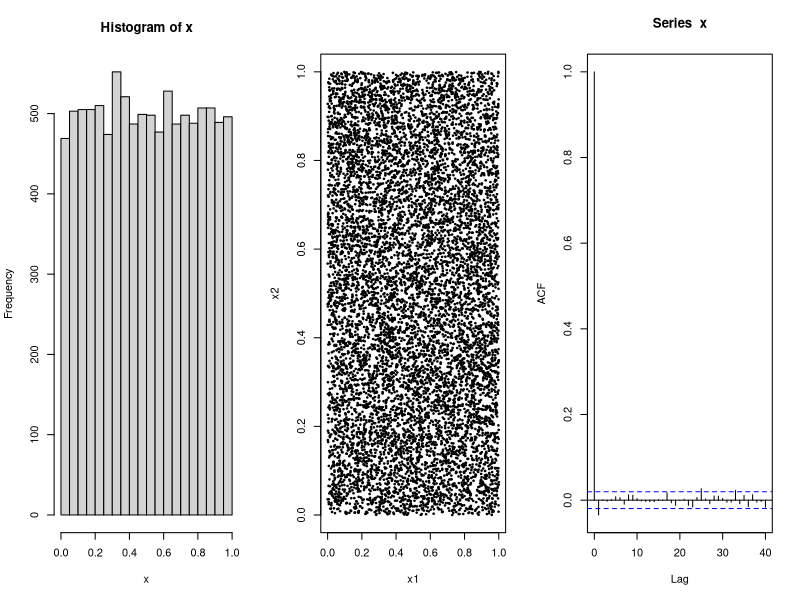
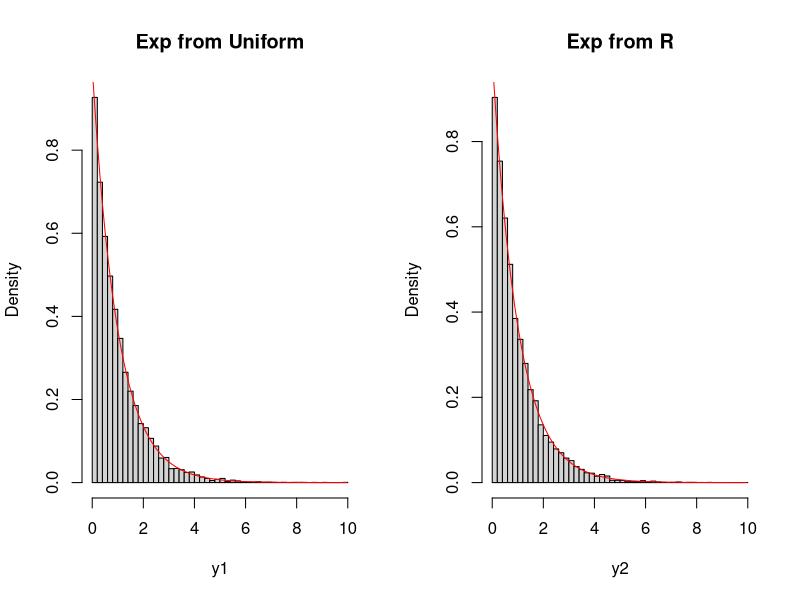
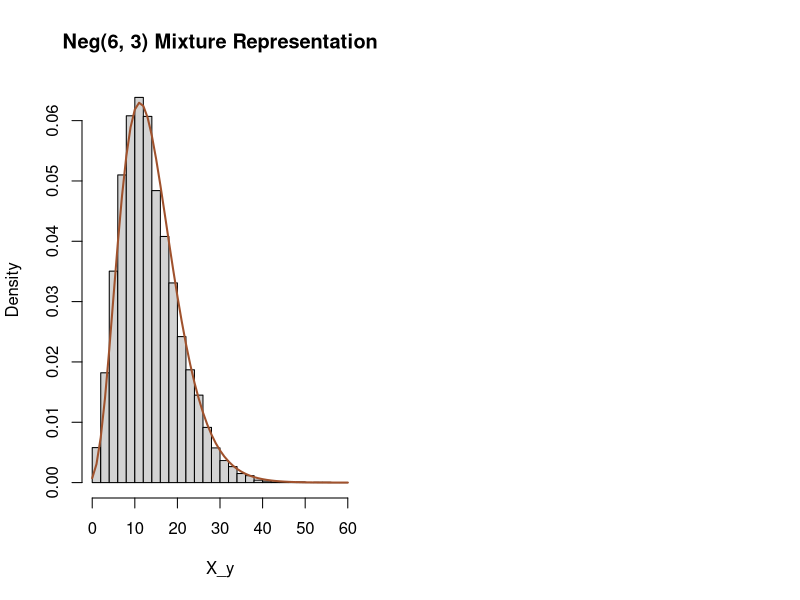
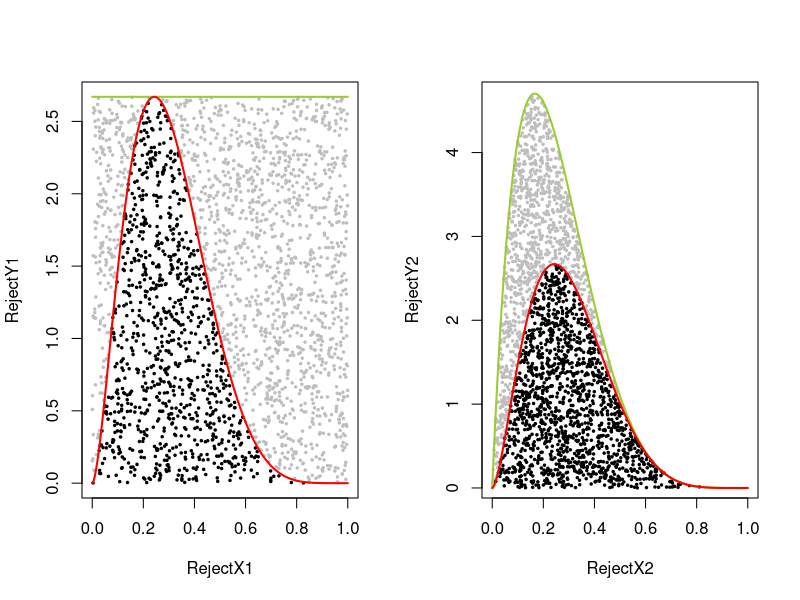

Generate these figures, in order, with R:
## 2.1
N = 10^4
x = runif(N)
x1 = x[-1]
x2 = x[-N]

par(mfrow=c(1, 3))
hist(x)
plot(x1, x2, pch=20, cex=0.5)
acf(x)


## 2.2
N = 10^4
x = runif(N)
y1 = -log(1-x)
y2 = rexp(N)
M = max(y1, y2)
X = seq(0, M, 0.01)
Y = dexp(X)

par(mfrow=c(1,2))
breaks = seq(0, M+0.2, 0.2)
hist(y1, freq=F, main="Exp from Uniform", breaks=breaks)
lines(X, Y, type='l', col='red')
hist(y2, freq=F, main="Exp from R", breaks=breaks)
lines(X, Y, type='l', col='red')


## 2.3
N = 10^4
n = 6
p = 0.3
y = rgamma(N, n, scale=(1-p)/p)
X_y = rpois(N, y)

X = seq(0, 60, 1)
hist(X_y, freq=FALSE, breaks=seq(0, 60, 2), main="Neg(6, 3) Mixture Representation")
lines(X, dnbinom(X, n, p), lwd=2, col="sienna")


## 2.4 
N = 2500
f = function(x) { dbeta(x, 2.7, 6.3) }
X = seq(0, 1, 0.001)
U = runif(N)

X1 = runif(N)
g1 = function(x) { dunif(x) }
f_g1 <- function(x) { f(x) / g1(x) }
M1 = optimize(f_g1, c(0, 1), maximum=TRUE)$objective
Y1 = M1 * U * g1(X1)
AcceptX1 = X1[Y1 <= f(X1)]
AcceptY1 = Y1[Y1 <= f(X1)]
RejectX1 = X1[Y1 > f(X1)]
RejectY1 = Y1[Y1 > f(X1)]

X2 = rbeta(N, 2, 6)
g2 = function(x) { dbeta(x, 2, 6) }
f_g2 <- function(x) { f(x) / g2(x) }
M2 = optimize(f_g2, c(0, 1), maximum=TRUE)$objective
Y2 = M2 * U * g2(X2)
AcceptX2 = X2[Y2 <= f(X2)]
AcceptY2 = Y2[Y2 <= f(X2)]
RejectX2 = X2[Y2 > f(X2)]
RejectY2 = Y2[Y2 > f(X2)]

par(mfrow=c(1, 2))

plot(RejectX1, RejectY1, xlim=c(0, 1), pch=20, cex=0.5, col="gray")
points(AcceptX1, AcceptY1, pch=20, cex=0.5)
lines(X, ylim=c(0, M1), M1 * g1(X), col="yellowgreen", lwd=2)
lines(X, f(X), col="red", lwd=2)

plot(RejectX2, RejectY2, xlim=c(0, 1), pch=20, cex=0.5, col="gray")
points(AcceptX2, AcceptY2, pch=20, cex=0.5)
lines(X, M2 * g2(X), col="yellowgreen", lwd=2)
lines(X, f(X), type='l', col="red", lwd=2)